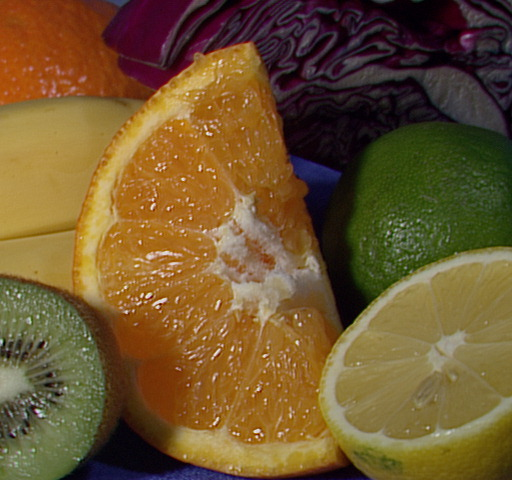
#> input picture pyonly/fruits.jpg, 512 x 480 px
$ python image_translation.py
#> lines starting #> are read from the running program, lines starting #| are printed output that depends on the picture
import cv2
import numpy as np

img = cv2.imread('fruits.jpg')
#> img is the input picture: shape (480, 512, 3); mean B, G, R 46.2, 85.6, 110.8

height = img.shape[0]
#> height = 480
width = img.shape[1]
#> width = 512
quarter_height = img.shape[0]/4
#> quarter_height = 120
quarter_width = img.shape[1]/4
#> quarter_width = 128

T = np.float32([[1, 0, quarter_height], [0, 1, quarter_width]])
#> T = [[1, 0, 120], [0, 1, 128]]
img_translation = cv2.warpAffine(img, T, (width, height))
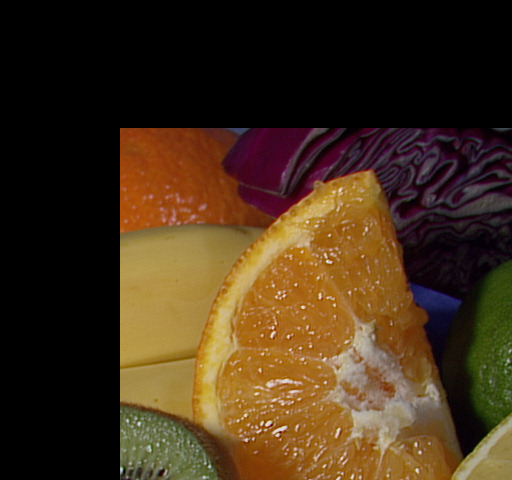
#> img_translation: shape (480, 512, 3); mean B, G, R 25.3, 47.7, 67.4

cv2.imshow('original', img)
cv2.imshow('translated', img_translation)

cv2.waitKey(0)
cv2. destroyAllWindows()
